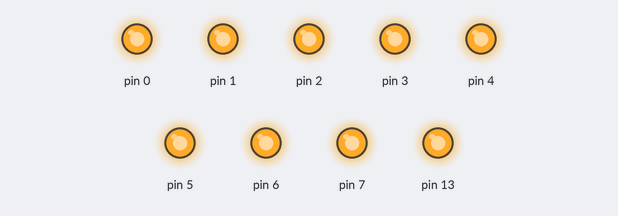
A sketch run on a simulated Arduino Uno, built with avr-gcc and run on an emulated ATmega328P. Shown: output pins drawn as LEDs (lit = HIGH).

Above: at 0.1 s.
Timing chart, 0 to 1.6 s (numbered marks = the images above):
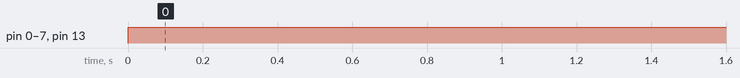

Measured:
- by itself, pin 0–7, pin 13: LOW → HIGH at 0.00 s

The sketch:

led_-_2.ino
```cpp
void setup()
{
  pinMode(0, OUTPUT);
  pinMode(1, OUTPUT);
  pinMode(2, OUTPUT);
  pinMode(3, OUTPUT);
  pinMode(4, OUTPUT);
  pinMode(5, OUTPUT);
  pinMode(6, OUTPUT);
  pinMode(7, OUTPUT);
  pinMode(13, OUTPUT);
}

void loop()
{
  digitalWrite(13, HIGH);
  /*ZERO*/
  digitalWrite(0, HIGH);
  digitalWrite(1, HIGH);
  digitalWrite(2, HIGH);
  digitalWrite(3, HIGH);
  digitalWrite(4, HIGH);
  digitalWrite(5, HIGH);
  digitalWrite(6, HIGH);
  digitalWrite(7, HIGH);
}
```
